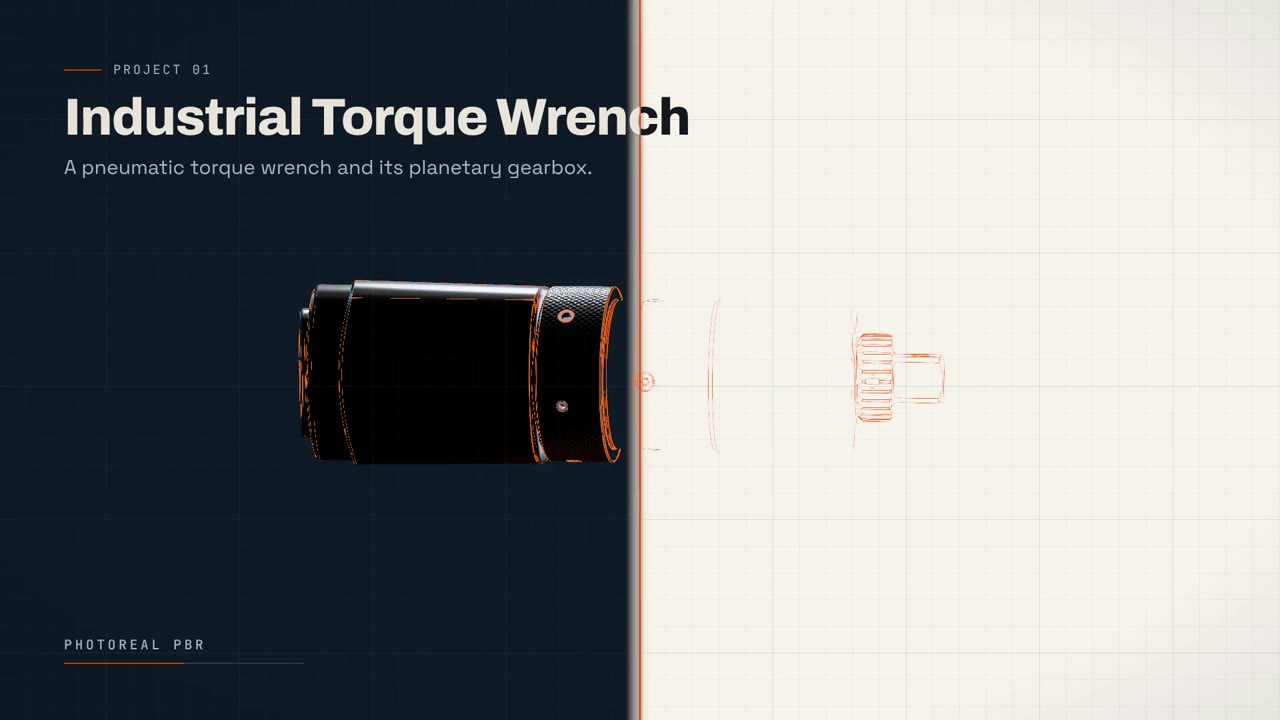
#> input picture remotion/review/04-drawing-becomes-object.jpg, 1280 x 720 px, given in place of 5, which was not available
$ python blur-dimensions.py 5 ../remotion/review/04-drawing-becomes-object.jpg
#> lines starting #> are read from the running program, lines starting #| are printed output that depends on the picture; after the words box and inside, x2 and y2 are one past the last pixel; in counts of white or black regions, pixels touching at a corner belong together
"""Blur dimension text on homepage drawings (JG-039, Mark 2026-11-02).

Finds small character-sized ink blobs, groups them into words, and blurs every word whose
letters are at most normal callout height. Large view labels (SECTION A-A, DETAIL B) stay sharp.
RGBA drawings are ghost masks (ink in alpha); RGB drawings are dark ink on light paper.

    python3 scripts/blur-dimensions.py SRC.webp OUT.webp [--region x0,y0,x1,y1]  (fractions)
"""
import sys
import cv2
import numpy as np
from PIL import Image


def blur_text(path, out, region=(0, 0, 1, 1)):
#> called with path = '5', region = (0, 0, 1, 1)
    im = Image.open(path)
#> im is the input picture: PIL image 1280x720 RGB; mean R, G, B 133.2, 136, 136.6
    rgba = im.mode == 'RGBA'
#> rgba = False
    arr = np.array(im)
    ink = arr[:, :, 3] if rgba else 255 - cv2.cvtColor(arr[:, :, :3], cv2.COLOR_RGB2GRAY)
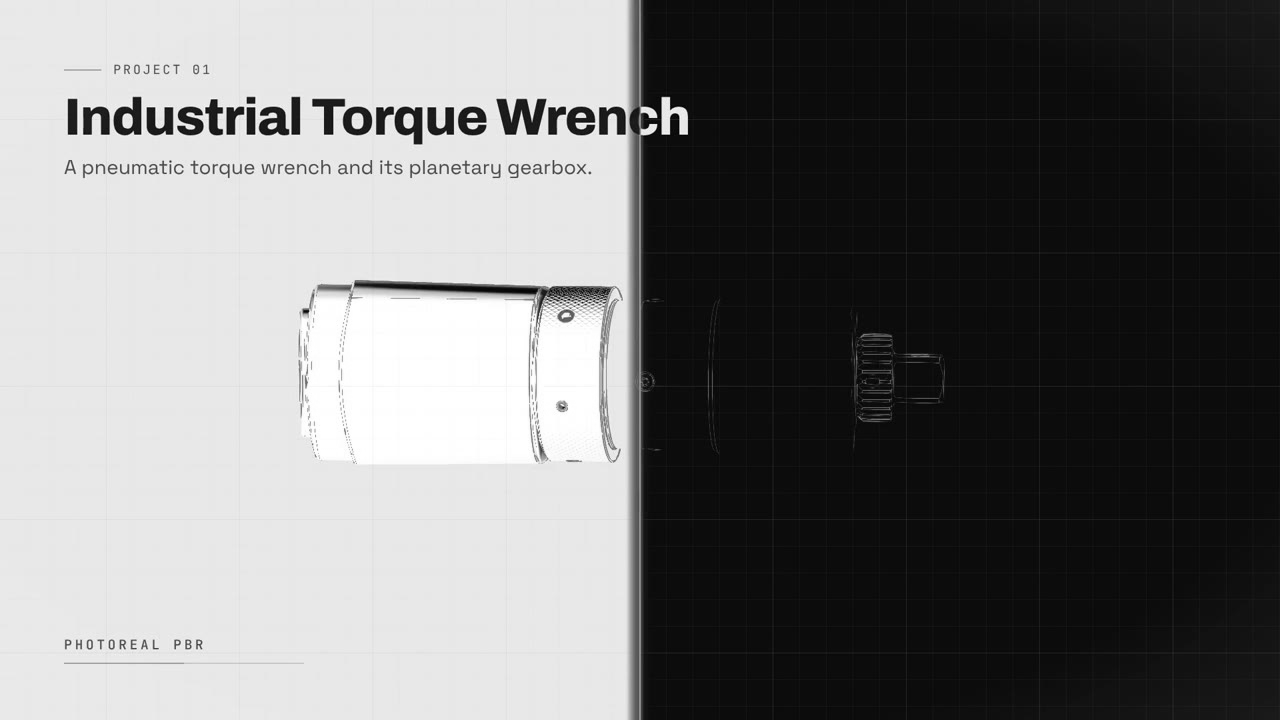
#> ink: shape (720, 1280); min 0, max 255, mean 119.6
    H, W = ink.shape
#> H = 720; W = 1280
    x0, y0, x1, y1 = int(region[0] * W), int(region[1] * H), int(region[2] * W), int(region[3] * H)
#> x0 = 0; y0 = 0; x1 = 1280; y1 = 720
    binary = (ink > 90).astype(np.uint8)
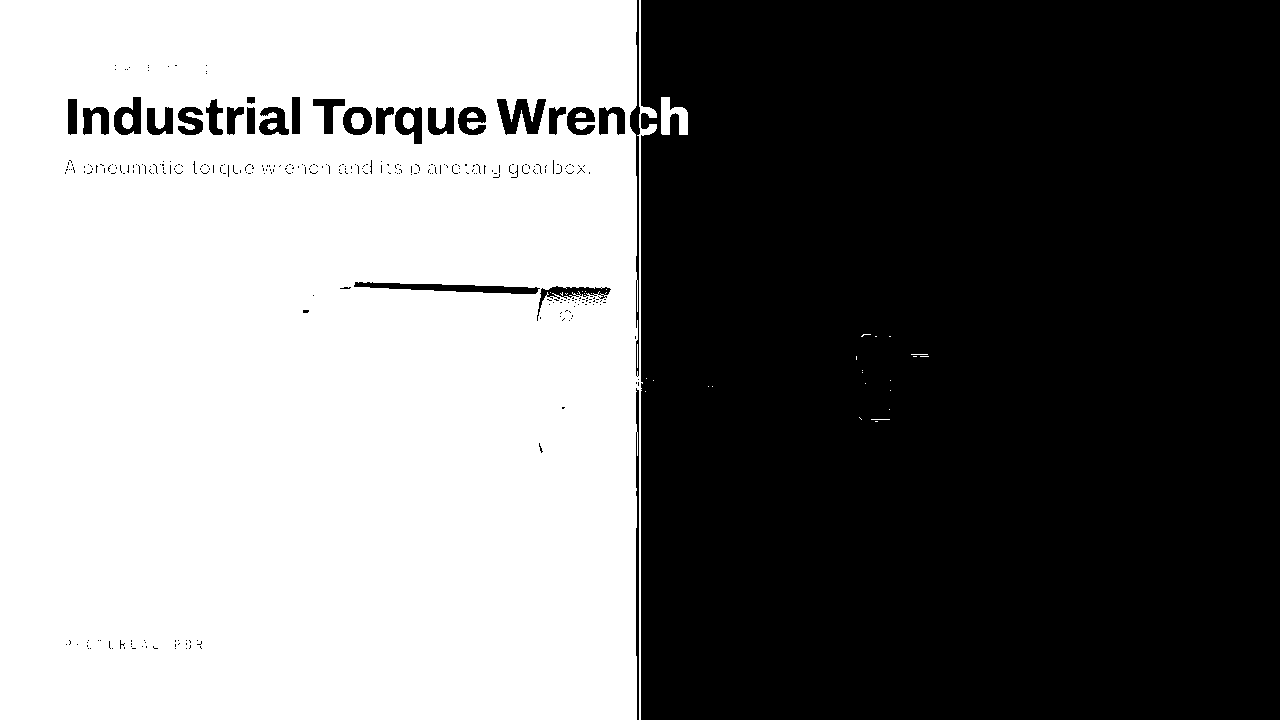
#> binary: shape (720, 1280); values 0 (black) and 1 (white), 48.7% white; 40 white regions (31 under 20 px), largest, box (x1, y1, x2, y2) and area: (0, 0, 657, 720) 447363, (661, 97, 688, 135) 641, (351, 113, 364, 129) 175
    n, _, stats, _ = cv2.connectedComponentsWithStats(binary, 8)
#> n = 41; stats = 41 rows, first 6: [65, 0, 1215, 720, 472847], [0, 0, 657, 720, 447363], [661, 97, 27, 38, 641], [122, 113, 11, 16, 146], [351, 113, 13, 16, 175], [403, 113, 11, 16, 146]
    chars = []
    for i in range(1, n):
        x, y, w, h, a = stats[i]
        if 3 <= h <= max(14, H * 0.03) and w <= h * 1.6 and a >= 3 and x >= x0 and y >= y0 and x + w <= x1 and y + h <= y1:
            chars.append((x, y, w, h))
#> this loop made 40 passes
#> (x, y, w, h, a) on passes 1 to 12: (0, 0, 657, 720, 447363), (661, 97, 27, 38, 641), (122, 113, 11, 16, 146), (351, 113, 13, 16, 175), (403, 113, 11, 16, 146), (467, 112, 11, 6, 51), (575, 112, 11, 6, 50), (267, 123, 10, 7, 53), (606, 289, 1, 1, 1), (582, 291, 1, 1, 1), (585, 291, 1, 1, 1), (550, 292, 1, 1, 1)
#> after the loop, chars = [(122, 113, 11, 16), (351, 113, 13, 16), (403, 113, 11, 16), (267, 123, 10, 7), (560, 292, 3, 4), (856, 356, 1, 4), (859, 417, 3, 3)]
    if not chars:
        Image.fromarray(arr).save(out, quality=88)
        return 0
    med = float(np.median([c[3] for c in chars]))
#> med = 7
    mask = np.zeros_like(binary)
    for x, y, w, h in chars:
        if h <= med * 1.3:
            mask[y:y + h, x:x + w] = 1
#> this loop made 7 passes
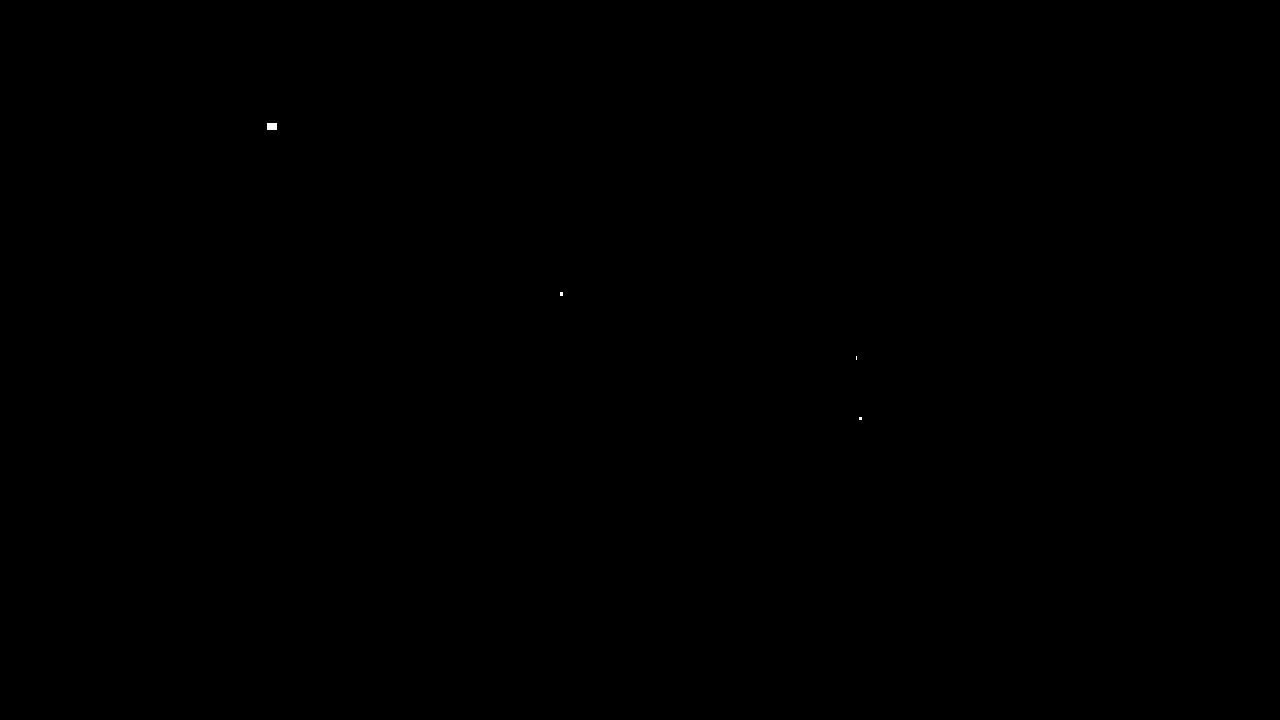
#> mask: shape (720, 1280); values 0 (black) and 1 (white), 0.01% white; 4 white regions (3 under 20 px), largest, box (x1, y1, x2, y2) and area: (267, 123, 277, 130) 70
    gap = max(3, int(med * 0.9))
#> gap = 6
    mask = cv2.dilate(mask, np.ones((max(1, int(med * 0.3)), gap), np.uint8))
#> mask: shape (720, 1280); values 0 (black) and 1 (white), 0.02% white; 4 white regions, box (x1, y1, x2, y2) and area: (265, 123, 280, 131) 120, (558, 292, 566, 297) 40, (857, 417, 865, 421) 32, (854, 356, 860, 361) 30
    m, _, boxes, _ = cv2.connectedComponentsWithStats(mask, 8)
#> m = 5; boxes = [[0, 0, 1280, 720, 921378], [265, 123, 15, 8, 120], [558, 292, 8, 5, 40], [854, 356, 6, 5, 30], [857, 417, 8, 4, 32]]
    count = 0
    for i in range(1, m):
        x, y, w, h, _ = boxes[i]
        if w < med * 1.5:  # a lone glyph (balloon digit, datum letter): leave it
            continue
        pad = max(2, int(med * 0.3))
        xa, ya, xb, yb = max(0, x - pad), max(0, y - pad), min(W, x + w + pad), min(H, y + h + pad)
        k = int(med * 1.2) | 1
        arr[ya:yb, xa:xb] = cv2.GaussianBlur(arr[ya:yb, xa:xb], (k * 2 + 1, k * 2 + 1), med * 0.8)
        count += 1
#> this loop made 4 passes
#> (x, y, w, h) on passes 2 to 4: (558, 292, 8, 5), (854, 356, 6, 5), (857, 417, 8, 4)
#> (x, y, w, h, pad, xa, ya, xb) on pass 1: (265, 123, 15, 8, 2, 263, 121, 282)
#> arr: shape (720, 1280, 3); 0.02% of pixels changed, all inside (x1, y1, x2, y2) = (263, 121, 282, 133)
#> after the loop, count = 1
    Image.fromarray(arr).save(out, quality=88, lossless=False)
    return count


if __name__ == '__main__':
    region = (0, 0, 1, 1)
    if '--region' in sys.argv:
        region = tuple(float(v) for v in sys.argv[sys.argv.index('--region') + 1].split(','))
    print(sys.argv[1], blur_text(sys.argv[1], sys.argv[2], region), 'words blurred')
